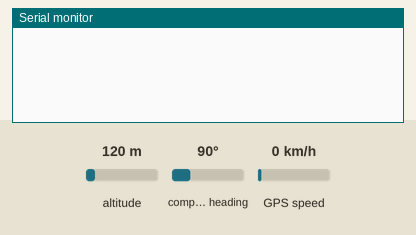
Simulated run of this sketch. Board: ESP32. Shown: the last lines printed to the serial monitor. The test bench sets the inputs (shaded band); at power-on: GPS speed 0 km/h, altitude 120 m, compass heading 90°. The GPS gets a fix after 3 s at 37.7749, -122.4194 with 8 satellites.

Above: at 1.2 s.
1.3 s: GPS speed set to 2 km/h
At 3.6 s:
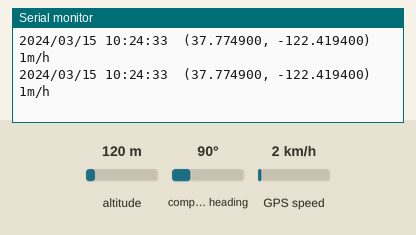
5.4 s: GPS speed set to 30 km/h
At 6.8 s:
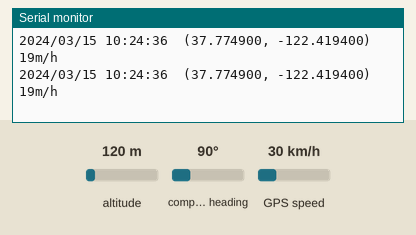
Timing chart, 0 to 8.4 s (numbered marks = the images above; inputs shaded):
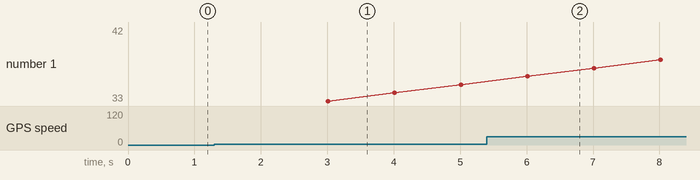

The sketch:

HelloGPS.ino
```cpp
#include <HardwareSerial.h>
#include <TinyGPS++.h>

// The serial connection to the GPS module
HardwareSerial MySerial(1);
TinyGPSPlus gps;
char locBuff[30];
char timeBuff[20];

void setup(){
  Serial.begin(115200);
  MySerial.begin(9600, SERIAL_8N1, 16, 17);
}

void loop(){
  while (MySerial.available() > 0){
    gps.encode(MySerial.read());
    if (gps.location.isUpdated()){
      sprintf(timeBuff, "%4d/%02d/%02d %02d:%02d:%02d", gps.date.year(), gps.date.month(), gps.date.day(), gps.time.hour(), gps.time.minute(), gps.time.second());
      Serial.print(timeBuff);
      Serial.print("\t");
      sprintf(locBuff, "(%3.06f, %3.06f)", gps.location.lat(), gps.location.lng());
      Serial.print(locBuff);
      Serial.print("\t");
      Serial.print(gps.speed.mph(), 0);
      Serial.println("m/h");

    }
  }
}
```

Measured:
- after the input at 1.3 s, the serial monitor: prints a new line after 1.7 s (image 1)
- after the input at 5.4 s, the serial monitor: prints a new line after 0.61 s (image 2)
